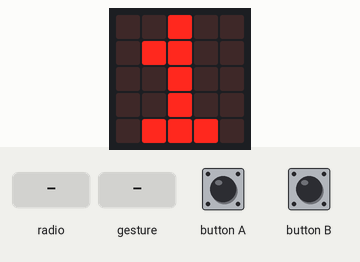
A program run on a simulated BBC micro:bit running MicroPython. Parts: the board's 5×5 LED display. Inputs (shaded band) come from the test bench. Random numbers come from a fixed seed; the interpreter's speed is modelled, so counts of loop turns are approximate; a tilt is held for 1.5 s and a shake lasts 1 s, then the board lies face up again.

Above: at 0.1 s.
2.3 s: button B pressed for 0.15 s
At 3.1 s:
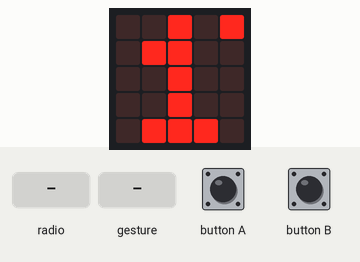
4.8 s: radio message "1" arrives
At 6.5 s:
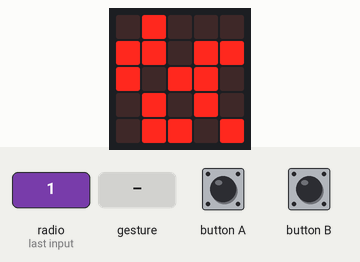
6.7 s: gesture 'shake'
At 7.2 s:
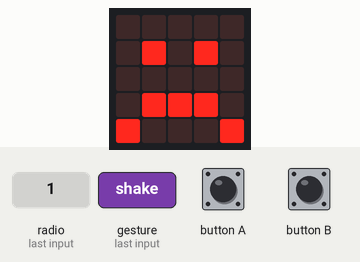
8.4 s: gesture 'shake'
At 9.7 s:
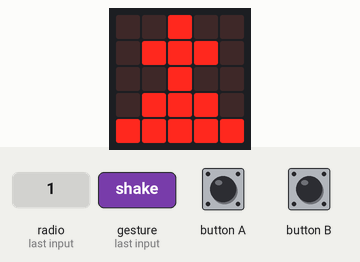
10.1 s: gesture 'shake'
At 11.0 s:
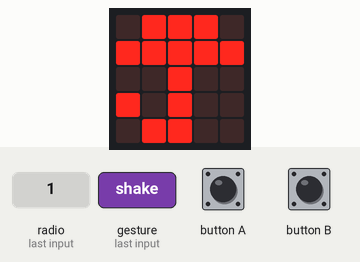
11.8 s: button B pressed for 1 s
At 14.2 s:
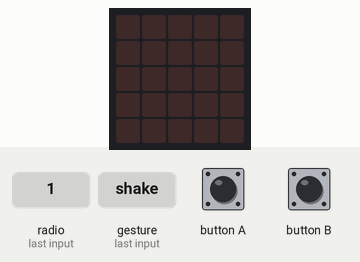
Timing chart, 0 to 15.3 s (numbered marks = the images above; inputs shaded):
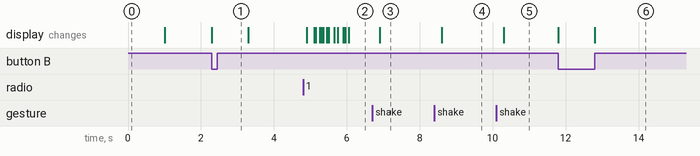

The program:

bad_crypto.py
```python
from microbit import *
from random import randint
import radio

images = [Image.HEART, Image.HEART_SMALL, Image.HAPPY, Image.SMILE, Image.SAD, Image.CONFUSED,
    Image.ANGRY, Image.ASLEEP, Image.SURPRISED, Image.SILLY, Image.FABULOUS, Image.MEH, Image.YES,
    Image.NO, Image.TRIANGLE, Image.CHESSBOARD, Image.DIAMOND, Image.SQUARE, Image.XMAS, Image.TARGET,
    Image.HOUSE, Image.TORTOISE, Image.GHOST, Image.SWORD, Image.SKULL, Image.UMBRELLA, Image.SNAKE]

# Bitmasks to XOR our images with
# One mask for each channel, so each gets a different encrypted version of the same image
# encrypted view of the same image when listening on a different channel
#        _________________________
MASKS = [0b0100011011101100101001100, 0b0001100100001001110011000, 0b1001001011001110101100001, 0b0111110001111111001011100]
# First channel by default
CHANNEL = 1
# Default to sending and receiving in the clear
ENCRYPTING = 0

radio.on()
radio.config(channel=CHANNEL)

# Show the current channel for a second, then blank the screen
display.show(str(CHANNEL))
sleep(1000)
display.clear()

def str_image():
    """Look at the current display and build a bit string.
       Since each LED is stored as an intensity 0-9, convert
       to 1s and 0s instead so we can XOR them later."""
    out = ""
    for y in range(5):
        for x in range(5):
            if display.get_pixel(x,y) != 0:
                out += "1"
            else:
                out += "0"
    return out

def str_xor(s):
    """Take a string input, convert it to binary, and then XOR
       it with the MASK to encrypt or decrypt a string of bits.
       Pad out the length of the encoded string with 0s to cope
       with higher order bits of 0 being ignored.
       Return another string suitable for display or transmission.
    """
    global CHANNEL
    # Turn the bit string into a number
    n = int(s,2)
    enc = bin(n ^ MASKS[CHANNEL-1])[2:]
    while len(enc) < 25:
        enc = "0"+enc
    return enc

def display_string(s):
    """Take a decoded string of bits and display it on the LED
       screen.
    """
    display.clear()
    # maybe put a small delay in here to simulate the transmission?
    sleep(50)
    c_pos = 0
    for y in range(5):
        for x in range(5):
            if s[c_pos] == "1":
                display.set_pixel(x,y,9)
            else:
                display.set_pixel(x,y,0)
            c_pos += 1
            sleep(50)

def change_channel():
    """Cycle through 4 channels (can go up to 100!)
       First cycle will change to channel in clear text.
       Second cycle will be the same channel in encrypted mode.
       This way I can use the same program to demonstrate snooping
       and encrypting at once.
    """
    global CHANNEL
    global ENCRYPTING

    if ENCRYPTING:
        if CHANNEL == 4:
            CHANNEL = 1
        else:
            CHANNEL += 1
        ENCRYPTING = 0
    else:
        ENCRYPTING = 1
    radio.config(channel=CHANNEL)
    # show the channel on the screen for a second
    display.show(str(CHANNEL))
    # show an indicator in the top-right corner if we're encrypting
    if ENCRYPTING:
        display.set_pixel(4,0,9)
    sleep(1000)
    display.clear()

def pick_picture():
    p = randint(0,len(images)-1)
    display.show(images[p])

# Main loop
while True:
    # Shake - choose new picture
    # A - transmit picture
    # B - switch channel, also switch between clear and encrypt modes
    #     First press will
    # Sleep after each action, rather than a general sleep at the end, since
    # we don't want to get locked in the loop snoozing while radio transmissions
    # are arriving.
    if accelerometer.was_gesture("shake"):
        pick_picture()
        sleep(30)
    if button_a.was_pressed():
        # get a bitstring of the screen
        s = str_image()
        # encrypt the string - could do s = str_xor(str_image()) in one step
        se = str_xor(s)
        if ENCRYPTING:
            radio.send(se)
        else:
            radio.send(s)
        sleep(30)
    elif button_b.was_pressed():
        change_channel()
        sleep(30)
    # receive code
    data = radio.receive()
    if data != None:
        if ENCRYPTING:
            s = str_xor(data)
            display_string(s)
        else:
            display_string(data)
        sleep(30)
    
```

Measured:
- after the input at 2.3 s, the display: changes at once (image 1)
- after the input at 4.8 s, the display: first changes after 0.10 s (image 2 shows a later state)
- after the input at 6.7 s, the display: changes after 0.20 s (image 3)
- after the input at 8.4 s, the display: changes after 0.20 s (image 4)
- after the input at 10.1 s, the display: changes after 0.20 s (image 5)
- after the input at 11.8 s, the display: first changes at once (image 6 shows a later state)
